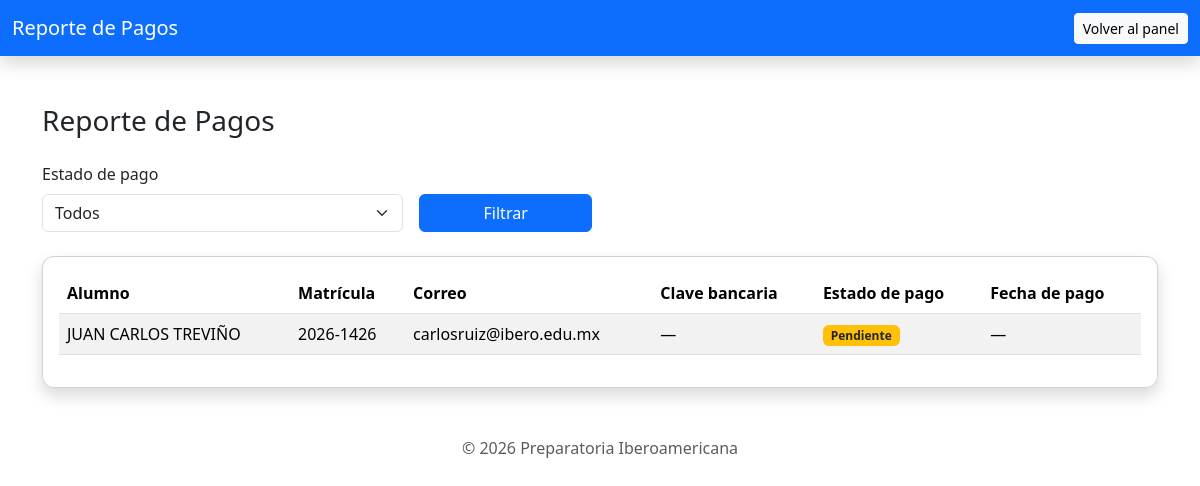
Page /admin/reporte-pagos.php?estado_pago=En revisión (signed in) on the committed database.
### tables this page shows
CREATE TABLE `inscripciones` (
  `id` int(11) NOT NULL,
  `matricula` varchar(20) NOT NULL,
  `alumno` varchar(150) NOT NULL,
  `correo` varchar(100) NOT NULL,
  `telefono` varchar(15) NOT NULL,
  `semestre` varchar(10) NOT NULL,
  `turno` varchar(20) NOT NULL,
  `grupo` varchar(10) DEFAULT NULL,
  `monto` decimal(10,2) NOT NULL,
  `referencia` varchar(50) NOT NULL,
  `estado` enum('Pendiente','Validado','Rechazado') DEFAULT 'Pendiente',
  `fecha` timestamp NOT NULL DEFAULT current_timestamp(),
  `clave_pago` varchar(40) DEFAULT NULL,
  `estado_pago` enum('Pendiente','En revisión','Pagado') DEFAULT 'Pendiente',
  `fecha_pago` datetime DEFAULT NULL,
  `validado_por` int(11) DEFAULT NULL,
  `comprobante_pago` varchar(255) DEFAULT NULL
);

### admin/reporte-pagos.php (the view, shortened to what this page needs)
<?php
require_once __DIR__ . '/../config/db.php';
$estadoFiltro = $_GET['estado_pago'] ?? 'Todos';
$sql = "SELECT alumno, matricula, correo, clave_pago, estado_pago, fecha_pago
        FROM inscripciones";
if ($estadoFiltro !== 'Todos') {
    $sql .= " WHERE estado_pago = ?";
}
$sql .= " ORDER BY fecha DESC";
$stmt = $conn->prepare($sql);
if ($estadoFiltro !== 'Todos') {
    $stmt->bind_param("s", $estadoFiltro);
}
$stmt->execute();
$result = $stmt->get_result();
?>
<!DOCTYPE html>
<html lang="es">
<head>
    <link href="https://cdn.jsdelivr.net/npm/bootstrap@5.3.2/dist/css/bootstrap.min.css" rel="stylesheet">
    <link rel="stylesheet" href="../css/style.css">
</head>
<body class="fondo-panel">
<nav class="navbar navbar-dark bg-primary shadow">
    <div class="container-fluid">
        <span class="navbar-brand">Reporte de Pagos</span>
        <a href="panel-admin.php" class="btn btn-light btn-sm">Volver al panel</a>
    </div>
</nav>
<div class="container my-5">
    <h3 class="mb-4">Reporte de Pagos</h3>
    <form method="GET" class="row g-3 mb-4">
        <div class="col-md-4">
            <label class="form-label">Estado de pago</label>
            <select name="estado_pago" class="form-select">
                <option <?= $estadoFiltro === 'Todos' ? 'selected' : '' ?>>Todos</option>
            </select>
        </div>
        <div class="col-md-2 d-flex align-items-end">
            <button class="btn btn-primary w-100">Filtrar</button>
        </div>
    </form>
    <div class="card shadow">
        <div class="card-body table-responsive">
            <table class="table table-striped align-middle">
                <thead>
                    <tr>
                        <th>Alumno</th>
                        <th>Matrícula</th>
                        <th>Correo</th>
                        <th>Clave bancaria</th>
                        <th>Estado de pago</th>
                        <th>Fecha de pago</th>
                    </tr>
                </thead>
                <tbody>
                <?php if ($result->num_rows > 0): ?>
                    <?php while ($row = $result->fetch_assoc()): ?>
                        <tr>
                            <td><?= htmlspecialchars($row['alumno']) ?></td>
                            <td><?= htmlspecialchars($row['matricula']) ?></td>
                            <td><?= htmlspecialchars($row['correo']) ?></td>
                            <td><?= $row['clave_pago'] ? htmlspecialchars($row['clave_pago']) : '—' ?></td>
                            <td>
                                <?php if ($row['estado_pago'] === 'Pagado'): ?>
                                    <span class="badge bg-success">Pagado</span>
                                <?php else: ?>
                                    <span class="badge bg-warning text-dark">Pendiente</span>
                                <?php endif; ?>
                            </td>
                            <td><?= $row['fecha_pago'] ? htmlspecialchars($row['fecha_pago']) : '—' ?></td>
                        </tr>
                    <?php endwhile; ?>
                <?php else: ?>
                    <tr>
                        <td colspan="6" class="text-center">No hay registros.</td>
                    </tr>
                <?php endif; ?>
                </tbody>
            </table>
        </div>
    </div>
</div>
<p class="text-center mt-3 mb-0 text-muted">
    © 2026 Preparatoria Iberoamericana
</p>
</body>
</html>

### css/style.css (style rules this page uses)
.card { background: rgba(255, 255, 255, 0.95); border-radius: 12px; box-shadow: 0 8px 30px rgba(0,0,0,0.25); }

### rows in the picture
inscripciones: alumno "JUAN CARLOS TREVIÑO", matricula "2026-1426", correo "carlosruiz@ibero.edu.mx", estado_pago "Pendiente"
